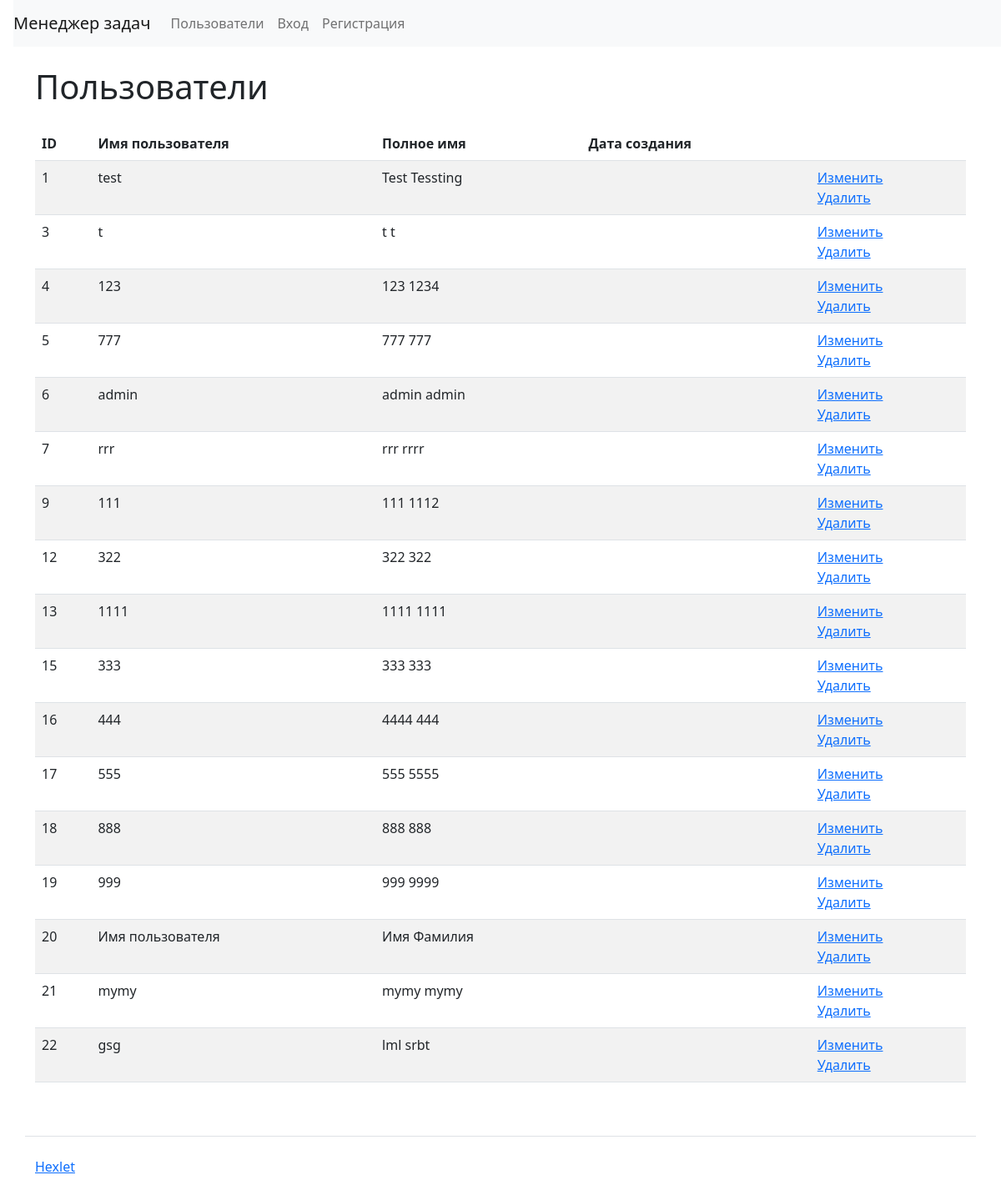
/users/, run on an earlier commit of the app's database.
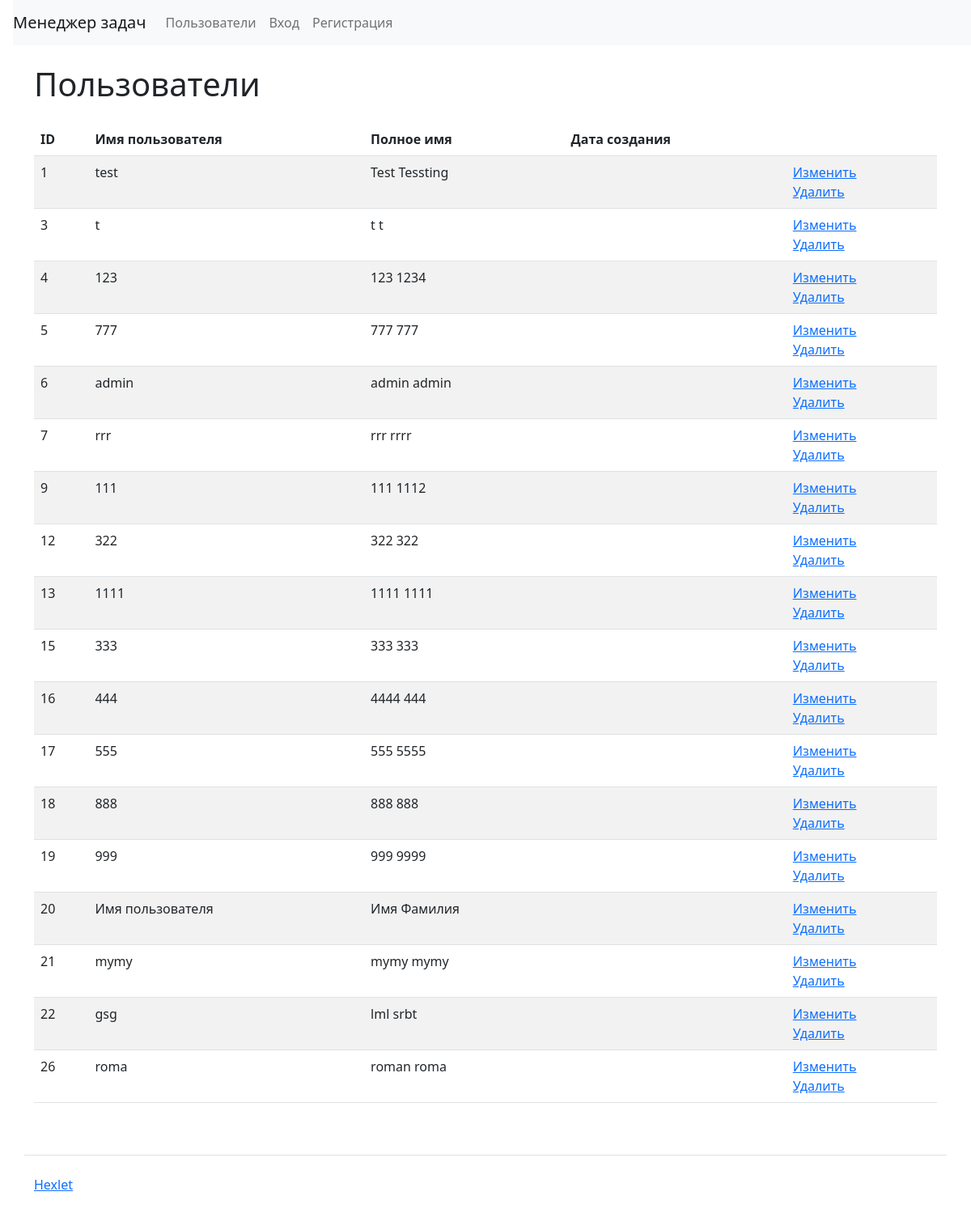
And on a later commit of the database.
### task_manager/users/models.py (models this page shows, shortened)
class CustomUser(AbstractUser, PermissionsMixin):
    objects = CustomUserManager()
    USERNAME_FIELD = 'username'
    REQUIRED_FIELDS = ['first_name', 'last_name', 'password']

### task_manager/users/views.py (the view)
# urls.py: path('', UserListView.as_view(), name='users'),
class UserListView(ListView):
    model = CustomUser
    context_object_name = 'users'
    template_name = 'users/user_list.html'

### task_manager/templates/users/user_list.html (shortened to what this page needs)
{% extends "main.html" %}
{% load i18n %}
{% block content %}
<div class="container wrapper flex-grow-1">
      <h1 class="my-4">
{% trans "Users" %}
      </h1>
<table class="table table-striped">
  <thead>
    <tr>
      <th>ID</th>
      <th>{% trans "User name" %}</th>
      <th>{% trans "Full name" %}</th>
      <th>{% trans "Created at" %}</th>
      <th></th>
    </tr>
  </thead>
  <tbody>
    {% for user in users %}
      <tr>
        <td>{{ user.id }}</td>
        <td>{{ user.username }}</td>
        <td>{{ user.first_name }} {{ user.last_name}}</td>
        <td>{{ user.created_at|date:"d.m.Y H:i" }}</td>
        <td>
          <a href="{% url 'users:users_update' user.pk %}">{% trans "Edit" %}</a>
          <br>
           <a href="{% url 'users:users_delete' user.pk %}">{% trans "Delete" %}</a>
        </td>
      </tr>
   {% endfor %}
        </tbody>
</table>
    </div>
{% endblock %}

What changed in the data, as far as the page shows it:
added CustomUser: id "26", username "roma", first_name "roman", last_name "roma"
